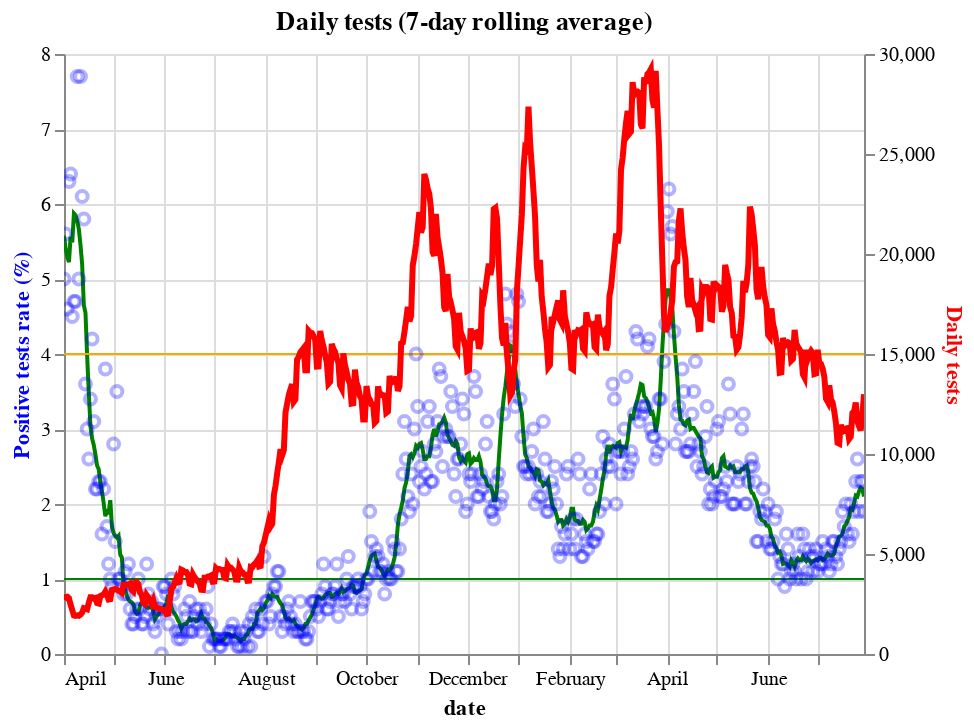

Notebook code for this chart:
### Code cell
def plot_daily_tests(label=None, window=7, ymax=None, per_capita=False):
    """Altair plot of a subset of data

    scatter-plot daily cases with a trendline for rolling average
    """
    df = datasets["tests"]
    key = "n_tests"

    n_tests = (
        alt.Chart(df, title=f"Daily tests ({window}-day rolling average)")
        .mark_line(
            color="red",
            size=3,
            tooltip=alt.TooltipContent("encoding"),
        )
        .transform_window(
            avg=f"mean(n_tests)",
            frame=[-window // 2, window // 2],
        )
        .encode(
            x="date:T",
            y=alt.Y("avg:Q", axis=alt.Axis(title="Daily tests", titleColor="red")),
        )
    )

    test_points = (
        alt.Chart(df)
        .mark_point(opacity=0.3, color="red")
        .encode(
            x="date:T",
            y=alt.Y(f"n_tests:Q"),
            tooltip=[
                "date",
                "pr100_pos",
                "n_tests",
                "n_pos",
                "n_neg",
            ],
        )
    )

    pos_rate = (
        alt.Chart(df)
        .mark_line(
            color="green",
            size=2,
            tooltip=alt.TooltipContent("encoding"),
        )
        .transform_window(
            pos_rate=f"mean(pr100_pos)",
            frame=[-window // 2, window // 2],
        )
        .encode(
            x="date:T",
            y=alt.Y(
                "pos_rate:Q",
                axis=alt.Axis(title="Positive tests rate (%)", titleColor="blue"),
            ),
        )
    )
    # add 1%, 4% threshold marks

    pos_rate += alt.Chart(pd.DataFrame({'y': [1]})).mark_rule(color="green").encode(y='y')
    pos_rate += alt.Chart(pd.DataFrame({'y': [4]})).mark_rule(color="orange").encode(y='y')


    pos_points = (
        alt.Chart(df)
        .mark_point(opacity=0.3, color="blue")
        .encode(
            x="date:T",
            y=alt.Y(f"pr100_pos:Q"),
            tooltip=[
                "date",
                "pr100_pos",
                "n_tests",
                "n_pos",
                "n_neg",
            ],
        )
    )

    return (
        alt.layer(pos_rate + pos_points, n_tests)
        .resolve_scale(y="independent")
        .add_selection(x_domain)
    ).interactive()


plot_daily_tests()

### Figure 1 — Vega-Lite specification as saved in the notebook (floating-point values rounded to 4 significant figures; data arrays with more than 128 entries replaced by an {"elided": "..."} marker saying what was removed)
{"config": {"view": {"continuousWidth": 400, "continuousHeight": 300}}, "layer": [{"layer": [{"data": {"name": "data-e971304a2b92d364a7a48f21f518054c"}, "mark": {"type": "line", "color": "green", "size": 2, "tooltip": {"content": "encoding"}}, "encoding": {"x": {"type": "temporal", "field": "date"}, "y": {"type": "quantitative", "axis": {"title": "Positive tests rate (%)", "titleColor": "blue"}, "field": "pos_rate"}}, "selection": {"selector001": {"type": "interval", "bind": "scales", "encodings": ["x"]}, "selector002": {"type": "interval", "bind": "scales", "encodings": ["x", "y"]}}, "transform": [{"window": [{"op": "mean", "field": "pr100_pos", "as": "pos_rate"}], "frame": [-4, 3]}]}, {"data": {"name": "data-d764767e7dd3b10b2c76c1355ce10ef3"}, "mark": {"type": "rule", "color": "green"}, "encoding": {"y": {"type": "quantitative", "field": "y"}}}, {"data": {"name": "data-fb819638db82990c6442e9d3db3e2633"}, "mark": {"type": "rule", "color": "orange"}, "encoding": {"y": {"type": "quantitative", "field": "y"}}}, {"data": {"name": "data-e971304a2b92d364a7a48f21f518054c"}, "mark": {"type": "point", "color": "blue", "opacity": 0.3}, "encoding": {"tooltip": [{"type": "temporal", "field": "date"}, {"type": "quantitative", "field": "pr100_pos"}, {"type": "quantitative", "field": "n_tests"}, {"type": "quantitative", "field": "n_pos"}, {"type": "quantitative", "field": "n_neg"}], "x": {"type": "temporal", "field": "date"}, "y": {"type": "quantitative", "field": "pr100_pos"}}}]}, {"data": {"name": "data-e971304a2b92d364a7a48f21f518054c"}, "mark": {"type": "line", "color": "red", "size": 3, "tooltip": {"content": "encoding"}}, "encoding": {"x": {"type": "temporal", "field": "date"}, "y": {"type": "quantitative", "axis": {"title": "Daily tests", "titleColor": "red"}, "field": "avg"}}, "title": "Daily tests (7-day rolling average)", "transform": [{"window": [{"op": "mean", "field": "n_tests", "as": "avg"}], "frame": [-4, 3]}]}], "resolve": {"scale": {"y": "independent"}}, "$schema": "https://vega.github.io/schema/vega-lite/v4.8.1.json", "datasets": {"data-e971304a2b92d364a7a48f21f518054c": {"elided": "485 records"}, "data-d764767e7dd3b10b2c76c1355ce10ef3": [{"y": 1}], "data-fb819638db82990c6442e9d3db3e2633": [{"y": 4}]}}
